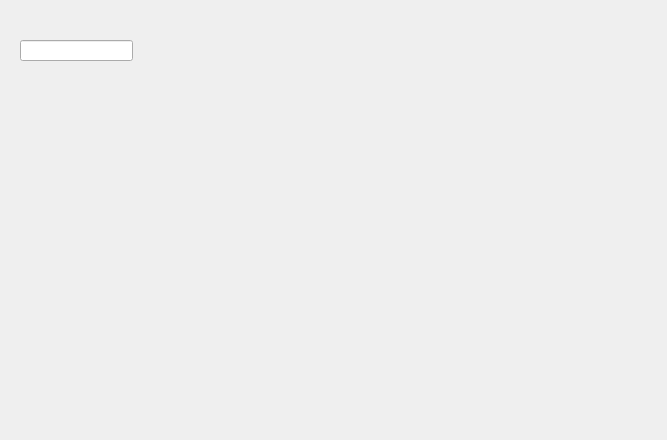
<?xml version="1.0" encoding="UTF-8"?>
<ui version="4.0">
 <class>Widget</class>
 <widget class="QWidget" name="Widget">
  <property name="geometry">
   <rect>
    <x>0</x>
    <y>0</y>
    <width>667</width>
    <height>440</height>
   </rect>
  </property>
  <property name="windowTitle">
   <string>Widget</string>
  </property>
  <widget class="QLineEdit" name="lineEdit">
   <property name="geometry">
    <rect>
     <x>20</x>
     <y>40</y>
     <width>113</width>
     <height>21</height>
    </rect>
   </property>
  </widget>
 </widget>
 <layoutdefault spacing="6" margin="11"/>
 <resources/>
 <connections/>
</ui>
